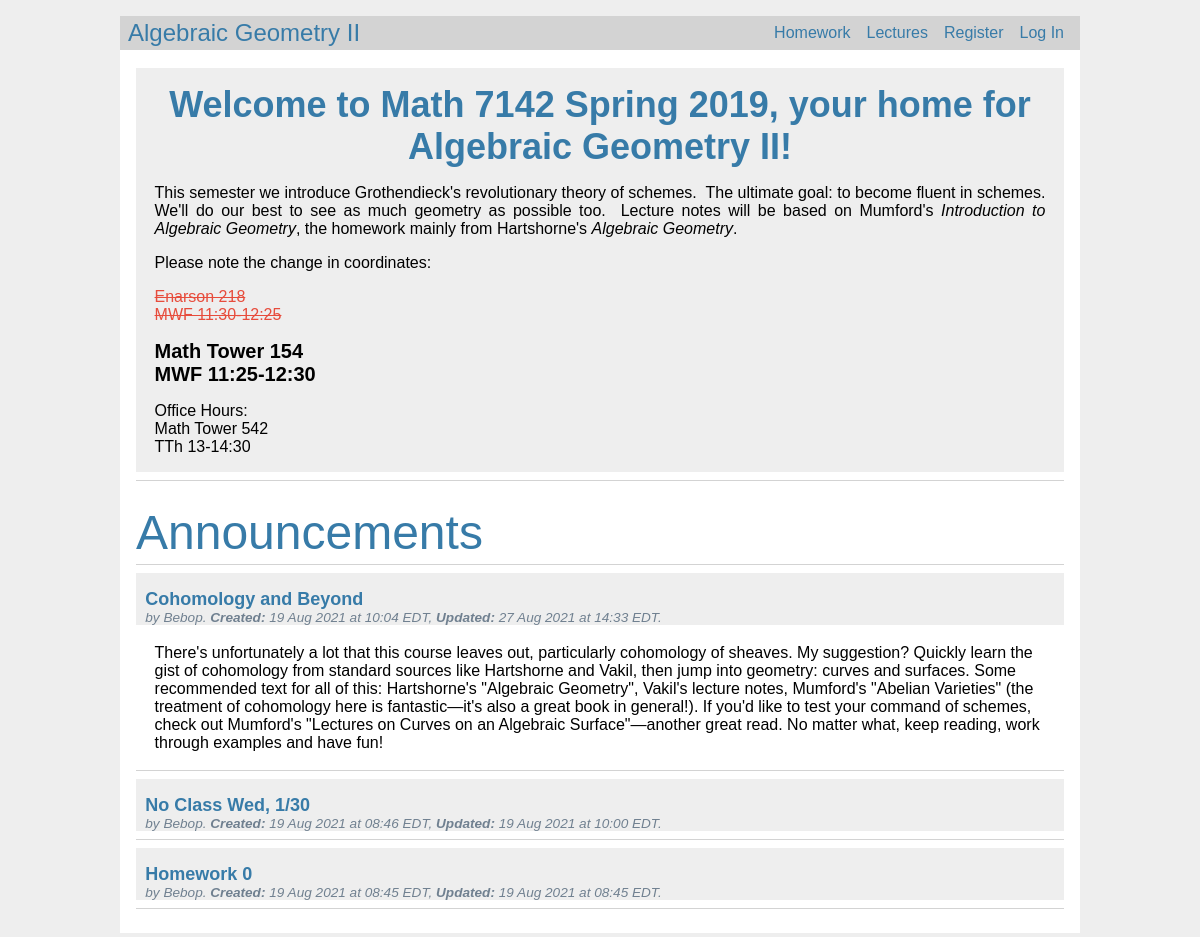
Before: / with the older database file.
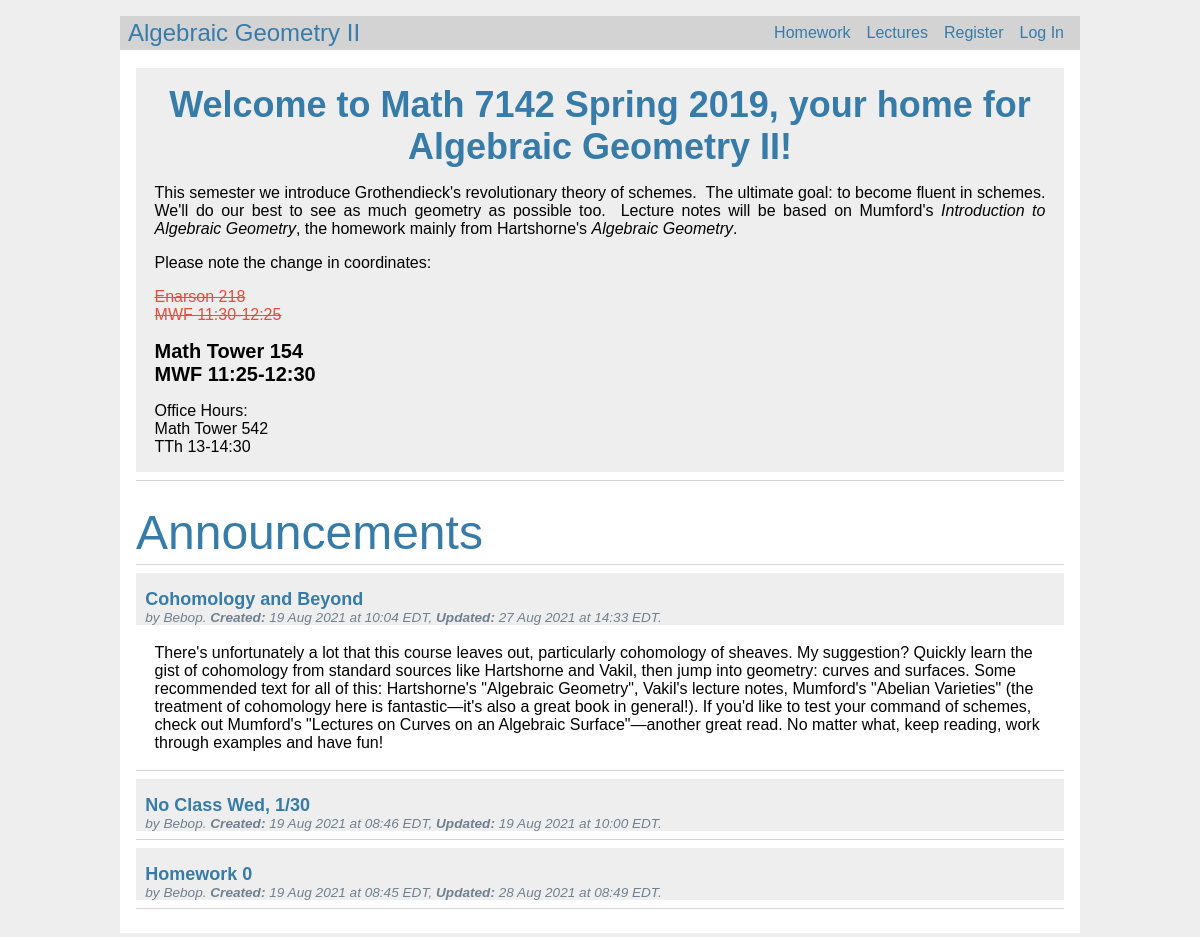
After: the same page with the newer database file.
### tables this page shows
CREATE TABLE welcome (
	id INTEGER PRIMARY KEY AUTOINCREMENT,
	author_id INTEGER NOT NULL,
	created TIMESTAMP NOT NULL DEFAULT CURRENT_TIMESTAMP,
	greeting TEXT NOT NULL,
	FOREIGN KEY (author_id) REFERENCES user (id) );

CREATE TABLE announcement (
	id INTEGER PRIMARY KEY AUTOINCREMENT,
	author_id INTEGER NOT NULL,
	created TIMESTAMP NOT NULL DEFAULT CURRENT_TIMESTAMP,
	created_text TEXT NOT NULL,
	updated_text TEXT,
	subject TEXT NOT NULL,
	body TEXT NOT NULL,
	FOREIGN KEY (author_id) REFERENCES user (id) );

CREATE TABLE user (
	id INTEGER PRIMARY KEY AUTOINCREMENT,
	username TEXT UNIQUE NOT NULL,
	password TEXT NOT NULL );

### main/views.py (the view)
@bp.route('/')
def index():
	welcomes_proto = models.Model( table='welcome' )
	welcomes = welcomes_proto.db_select(
					limit='1',
					all=True )
	announcements_proto = models.Model( table='announcement' )
	announcements = announcements_proto.db_select(
						join=True,
						order='created DESC',
						all=True )
	announcements_size = len(announcements)
	return render_template('index/index.html', welcomes=welcomes, announcements=announcements, announcements_size=announcements_size)

### main/auth/views.py (called while the page is built)
@bp.before_app_request
def load_logged_in_user():
	username = session.get('username')
	if username is None:
		g.user = None
	else:
		g.user = database.db_query(
					'user',
					join=False,
					where={'username':username},
					all=False )

### main/database.py (called while the page is built)
def db_open():
	if 'db' not in g:
		g.db = sqlite3.connect(
					current_app.config['DATABASE'],
					detect_types=sqlite3.PARSE_DECLTYPES)
		g.db.row_factory = sqlite3.Row
	return g.db

def db_close(e=None):
	db = g.pop('db', None)
	if db is not None:
		db.close()

def scrub(string,special=False):
	if special:
		S = { '"', "'", ";" }
		for x in string:
			if x in S:
				abort(400)
	elif not string.isalnum() and '_' not in string:
		abort(400)

def scrub_dict(dictionary):
	for key, value in dictionary.items():
		scrub(key)
		if key == 'table':
			scrub(value)
		elif type(value) == str:
			scrub(value,special=True)
		else:
			pass

def db_query(table:str, what:str='*', join=False, where:dict=None, order:str=None, limit:str=None, all=False):
	scrub_dict(locals())
	db = db_open()
	query = db_queryBuilder(
		operation='SELECT', table=table, what=what, join=join, where=where, order=order, limit=limit, all=all, idd=None, dictionary=None)
	if where:
		return db.execute(query, where).fetchall() if all else db.execute(query, where).fetchone()
	else:
		return db.execute(query).fetchall() if all else db.execute(query).fetchone()

### main/models.py (called while the page is built)
	def db_select(self, what:str='*', join=False, where:dict=None, order:str=None, limit:str=None, all=False):
		database.scrub(self.table)
		database.scrub_dict(locals())
		cursor = database.db_query(self.table, what=what, join=join, where=where, order=order, limit=limit, all=all)
		if cursor is None:
			abort(404, f"{getattr(self.table,'capitalize')()} {id} doesn't exist.")
		else:
			content = [ dict(row) for row in cursor ] if all else dict(cursor)
			if all:
				return content
			else:
				self.__dict__ = dict(cursor)

### main/templates/index/index.html (shortened to what this page needs)
{% extends 'base.html' %}
{% block welcome %}
	<div>
		<br>
	</div>
  		<div class="welcomeContainer">
  		{% for welcome in welcomes %}
			<div class="welcome">{{ welcome['greeting']|safe }}</div>
  		{% endfor %}
		</div>
		<hr>
{% endblock %}
{% block header %}
	<h1 style="font-size: 300%;">{% block title %}Announcements{% endblock %}</h1>
{% endblock %}
{% block content %}
  	{% set ns = namespace(i = 0) %}
  	{% for announcement in announcements %}
		{% set announcement_divContainer = 'announcement_divContainer[{0}]'.format(ns.i) %}
		{% set announcement_p = 'announcement_p[{0}]'.format(ns.i) %}
		<article class="post">
	  		<header>
				<div>
					<div class="announcement_divContainer" name="{{ announcement_divContainer }}">
						<div class="announcement_div">
		  					<h1>{{ announcement['subject'] }}</h1>
		  					{% if announcement['updated_text'] %}
								<div class="about">by {{ announcement['username'] }}.
			  						<b>Created:</b> {{ announcement['created_text'] }},
			  						<b>Updated:</b> {{ announcement['updated_text'] }}.
								</div>
		  					{% else %}
								<div class="about">by {{ announcement['username'] }}.
			  						<b>Created:</b> {{ announcement['created_text'] }}.
								</div>
		  					{% endif %}
						</div>
					</div>
				</div>
	  		</header>
	  		<p class="announcement_p" name={{announcement_p}}>{{ announcement['body'] }}</p>
		</article>
		{% set ns.i = ns.i + 1 %}
		{% if not loop.last %}
	  		<hr>
		{% endif %}
  	{% endfor %}
  	<hr>
{% endblock %}

### main/templates/base.html (shortened to what this page needs)
<!doctype html>
{% set active_page = active_page|default('index') -%}
<link rel="stylesheet" href="{{ url_for('static', filename='style.css') }}">
<nav>
<h1><a href="{{ url_for('index') }}">Algebraic Geometry II</a></h1>
  <ul>
      <li {% if request.endpoint == 'homework.homework_index' %} class="active" {% endif %}><a class="nounderline" href="{{ url_for('homework.homework_index') }}">Homework</a>
      <li {% if request.endpoint == 'lectures.lectures_index' %} class="active" {% endif %}><a class="nounderline" href="{{ url_for('lectures.lectures_index') }}">Lectures</a>
    {% if g.user %}
      <li><span>{{ g.user['username'] }}</span>
      <li><a class="nounderline" href="{{ url_for('auth.logout') }}">Log Out</a>
    {% else %}
      <li {% if request.endpoint == 'auth.register' %} class="active" {% endif %}><a class="nounderline" href="{{ url_for('auth.register') }}">Register</a>
      <li {% if request.endpoint == 'auth.login' %} class="active" {% endif %}><a class="nounderline" href="{{ url_for('auth.login') }}">Log In</a>
    {% endif %}
  </ul>
</nav>
<section class="content">
  {% block welcome %}{% endblock %}
  <header>
    {% block header %}{% endblock %}
  </header>
  {% block content %}{% endblock %}
</section>

### main/static/style.css (style rules this page uses)
h1 { font-family: sans-serif; font-weight: normal; color: #377ba8; margin: 1rem 0; }
a { color: #377ba8; }
a.nounderline { text-decoration: none; }
hr { border: none; border-top: 1px solid lightgray; }
nav { background: lightgray; display: flex; align-items: center; padding: 0 0.5rem; }
nav h1 { flex: auto; margin: 0; }
nav h1 a { text-decoration: none; }
nav ul { display: flex; list-style: none; margin: 0; padding: 0; }
nav ul li a, nav ul li span, header .action { display: block; padding: 0.5rem; }
.content { padding: 0 1rem 1rem; }
.content > header { border-bottom: 1px solid lightgray; display: flex; align-items: flex-end; margin-bottom: 0.5rem; }
.content > header h1 { flex: auto; margin: 1rem 0 0.25rem 0; }
.post > header { display: flex; align-items: flex-end; font-size: 0.85em; }
.post > header > div:first-of-type { flex: auto; }
.post > header h1 { font-size: large; font-weight: bold; margin-bottom: 0; }
.post .about { color: slategray; font-style: italic; }
.content:last-child { margin-bottom: 0; }
div.announcement_divContainer { cursor: pointer; display: flex; background: #eee; }
div.announcement_div { margin-left: 1%; margin-right: 1%; }
p.announcement_p { margin-top: 2%; margin-bottom: 2%; margin-left: 2%; margin-right: 2%; display: none; }
div.welcomeContainer { display: flex; background: #eee; }
div.welcome { margin-left: 2%; margin-right: 2%; color: #377ba8; }

Changed rows visible on the page:
changed announcement "Homework 0": updated_text "19 Aug 2021 at 08:45 EDT" → "28 Aug 2021 at 08:49 EDT"
